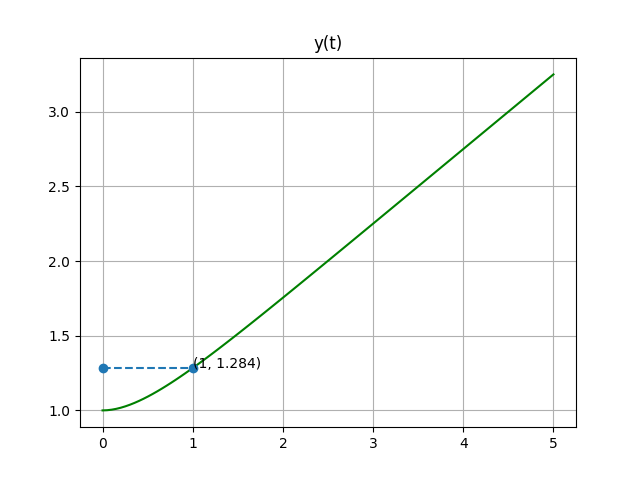

This figure's Python source:
import numpy as np
import matplotlib.pyplot as plt
import math as mp

T=np.linspace(0,5,100)
T2=np.linspace(0,1,2)
Y1=np.array([])
for t in T:
	y1=((1/4)*(mp.exp(-2*t)))+(3/4)+((1/2)*t)
	Y1=np.append(Y1,[y1])
Y2=0*T2+1.284
plt.plot(T,Y1,'g')
plt.plot(T2,Y2,'o',linestyle="--")
plt.plot(1,1.284,'r')
plt.text(1,1.284,(1,round(1.284,5)))
plt.title("y(t)")
plt.grid()
plt.show()
